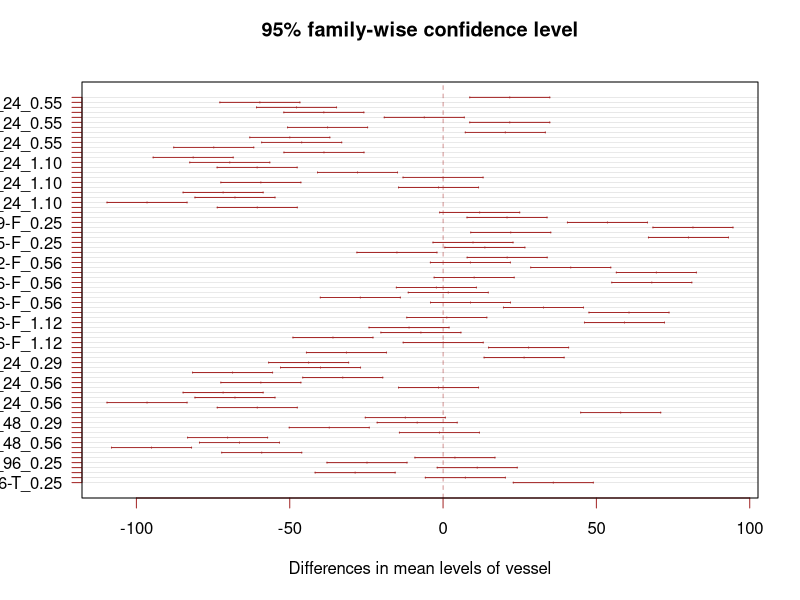
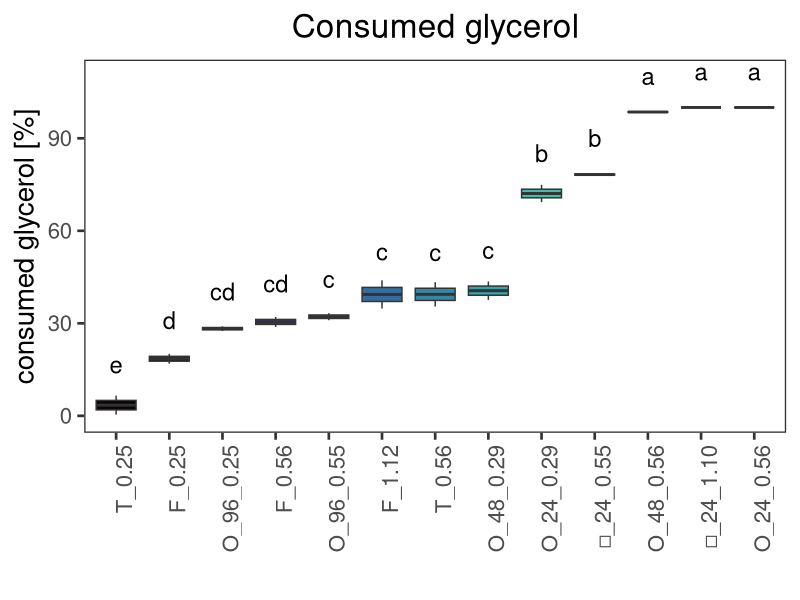
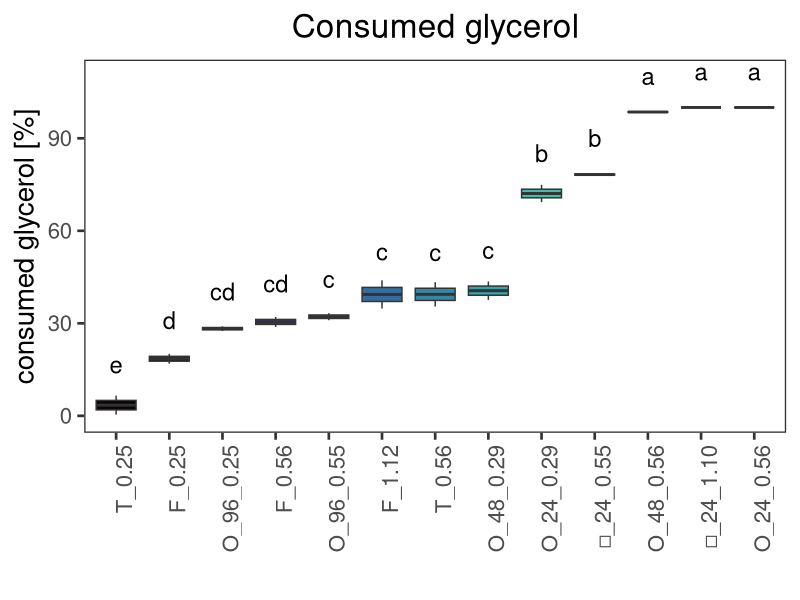

Reproduce these figures in R, in order.
# library

library('viridis')
library('ggplot2')
library('multcompView')
library('dplyr')

# Create data
data <- data.frame(
  vessel = c("O_96_0.25",	"O_96_0.25",	"O_96_0.55",	"O_96_0.55",	"O_48_0.29",	"O_48_0.29",	"O_48_0.56",	"O_48_0.56",	"O_24_0.29",	"O_24_0.29",	"O_24_0.56",	"O_24_0.56",	"□_24_0.55",	"□_24_0.55",	"□_24_1.10",	"□_24_1.10",	"T_0.25",	"T_0.25",	"T_0.56",	"T_0.56",	"F_0.25",	"F_0.25",	"F_0.56",	"F_0.56",	"F_1.12",	"F_1.12"),
  gly = c(29.0250157675576,	27.5154599233521,	33.2827606929065,	31.0044074638739,	43.5839303026593,	37.5968375175949,	98.4775046147802,	98.5766631846862,	69.3035405536721,	74.9004366591758,	100,	100,	78.5464178931004,	77.9316825034497,	100,	100,	0.38833439063314,	6.54301223631286,	43.355814857921,	35.4472534213869,	16.9192130478563,	20.0936820442251,	28.8310430963686,	32.0804430122482,	43.9322106606102,	34.7980861109465))

# What is the effect of the treatment on the value ?
anova <- aov(gly ~ vessel, data = data)
summary(anova)

# Tukey test to study each pair of treatment :
tukey <- TukeyHSD(x = anova, 'vessel', conf.level = 0.95)
print(tukey)

# Tuckey test representation :
plot(tukey , las = 1, col = "brown")

# compact letter display
cld <- multcompLetters4(anova, tukey)
print(cld)

# table with factors and 3rd quantile
Tk <- group_by(data, vessel) %>%
  summarise(mean=mean(gly), quant = quantile(gly, probs = 0.75)) %>%
  arrange(desc(mean))

# extracting the compact letter display and adding to the Tk table
cld <- as.data.frame.list(cld$vessel)
Tk$cld <- cld$Letters

print(Tk)

# Create a vector named "new_order" containing the desired order
new_order <- with(data, reorder(vessel, gly, median, na.rm = TRUE))

# boxplot

ggplot(data, aes(x = new_order, gly)) + 
  geom_boxplot(aes(fill = factor(..middle..)), show.legend = FALSE) +
  labs(x = "", y = "consumed glycerol [%]") +
  ylim(0, 110) +
  ggtitle('Consumed glycerol') +
  theme_bw(base_size = 20) + 
  theme(panel.grid.major = element_blank(), panel.grid.minor = element_blank(),
        axis.text.x = element_text(angle = 90, hjust = 1),
        plot.title = element_text(hjust = 0.5)) +  # Rotate x-axis labels
  geom_text(data = Tk, aes(x = vessel, y = quant, label = cld), size = 6, vjust = -1.5, hjust = 0.5) +
  scale_fill_viridis_d(option='mako')


# saving the final figure
ggsave("boxplot_gly.png", width = 7, height = 7, dpi = 1000)
